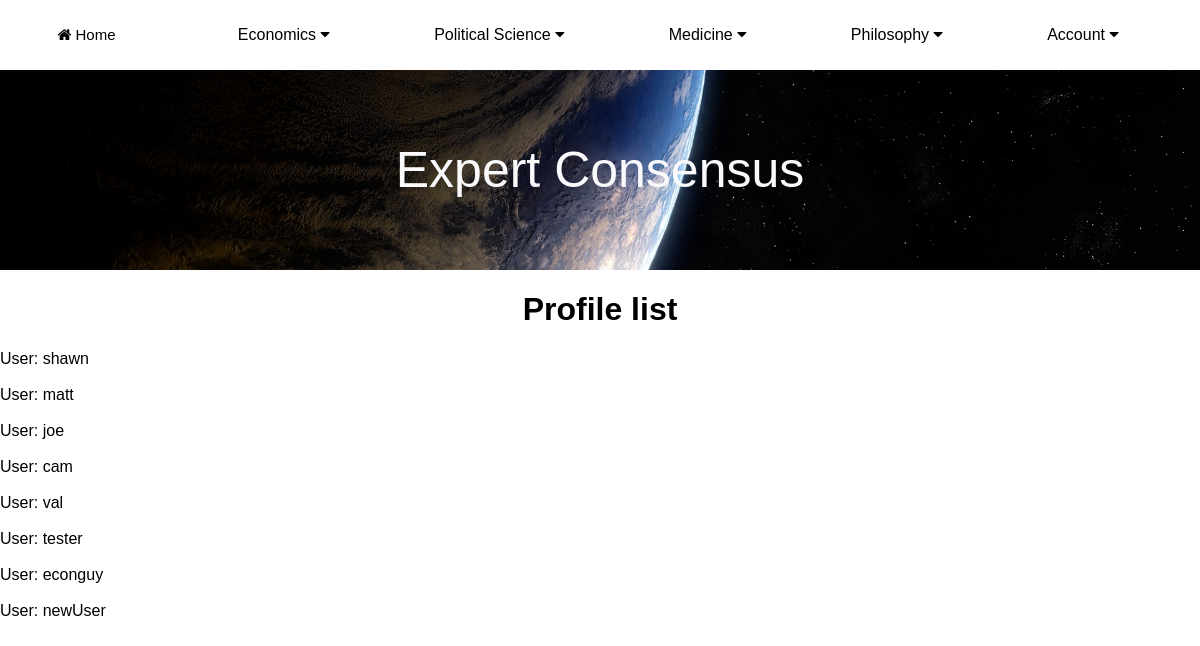
Screenshot of /MainApp/profile_list/ (signed in) with the database file from the repository.
### MainApp/models.py (models this page shows, shortened)
class Profile(models.Model):
    field1 = "philosophy"
    field2 = "economics"
    field3 = "medicine"
    field4 = "political_science"
    fields = ((field1, 'Philosophy'), (field2, "Economics"),
              (field3, "Medicine"), (field4, "Political Science"),)
    user = models.OneToOneField(User, null=True, on_delete=models.CASCADE)
    follows = models.ManyToManyField("self",
                                     related_name="followed_by",
                                     symmetrical=False,
                                     blank=True)
    academic_field = models.CharField(max_length=30, choices=fields, default="No Field Selected")
    bio = models.TextField(default='')
    profile_picture = models.ImageField(null=True, blank=True, upload_to="images/profile/")
    github_url = models.CharField(max_length=255, null=True, blank=True)
    linkedin_url = models.CharField(max_length=255, null=True, blank=True)

### MainApp/views.py (the view)
# urls.py: path('profile_list/', views.profile_list, name='profile_list'),
def profile_list(request):
    profiles = Profile.objects.exclude(user=request.user)
    return render(request, 'MainApp/post/profile_list.html', {'profiles':profiles})

### MainApp/templates/MainApp/post/profile_list.html (shortened to what this page needs)
{% extends "MainApp/base.html" %}
{% block content %}
<h1>Profile list</h1>
{% if profiles %}
    {% for profile in profiles %}
        User: {{ profile.user.username }}
        <br><br>
    {% endfor %}
{% endif %}
{% endblock %}

### MainApp/static/style.css (style rules this page uses)
body { margin: 0; padding: 0; background: white; font-family: arial; }
h1 { color: black; text-align: center; }

### rows the page displays
Profile: user.username "shawn"
Profile: user.username "matt"
Profile: user.username "joe"
Profile: user.username "cam"
Profile: user.username "val"
Profile: user.username "tester"
Profile: user.username "econguy"
Profile: user.username "newUser"
